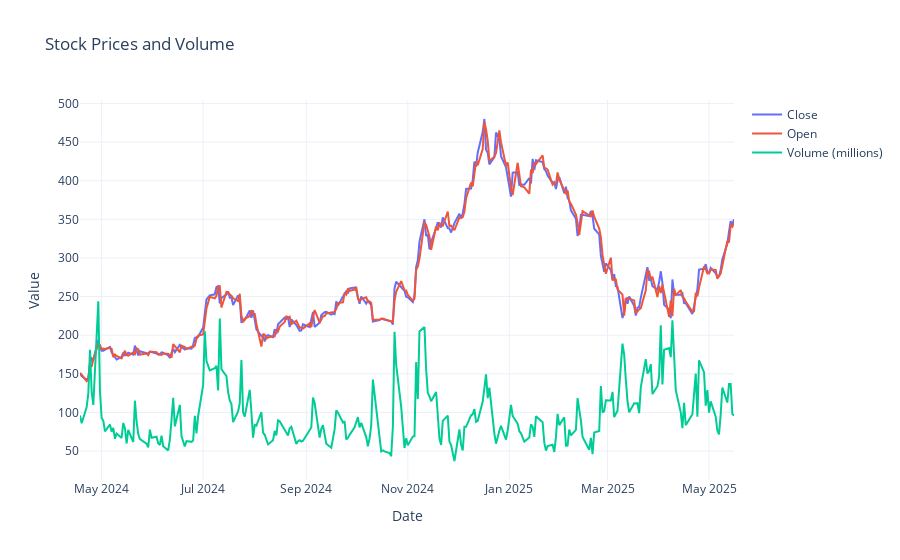

The code cell stored with this chart in its notebook:
### Code cell
fig = go.Figure()

fig.add_trace(go.Scatter(x=stock_data.index, y=stock_data['Close'], mode='lines', name='Close'))
fig.add_trace(go.Scatter(x=stock_data.index, y=stock_data['Open'], mode='lines', name='Open'))

fig.add_trace(go.Scatter(x=stock_data.index, y=stock_data['Volume'] / 1e6, mode='lines', name='Volume (millions)'))

fig.update_layout(
    title='Stock Prices and Volume',
    xaxis_title='Date',
    yaxis_title='Value',
    template='plotly_white'
)

fig.show()

### Figure 1 — Plotly figure (JSON) as saved in the notebook; plotly's stock layout.template omitted (floating-point values rounded to 4 significant figures; data arrays with more than 128 entries replaced by an {"elided": "..."} marker saying what was removed)
{"data": [{"mode": "lines", "name": "Close", "type": "scatter", "x": {"elided": "271 str values"}, "y": {"elided": "271 float values"}}, {"mode": "lines", "name": "Open", "type": "scatter", "x": {"elided": "271 str values"}, "y": {"elided": "271 float values"}}, {"mode": "lines", "name": "Volume (millions)", "type": "scatter", "x": {"elided": "271 str values"}, "y": {"elided": "271 float values"}}], "layout": {"autosize": true, "title": {"text": "Stock Prices and Volume"}, "xaxis": {"autorange": true, "range": ["2024-04-18", "2025-05-16"], "title": {"text": "Date"}, "type": "date"}, "yaxis": {"autorange": true, "range": [12.57, 504.5], "title": {"text": "Value"}, "type": "linear"}}}
